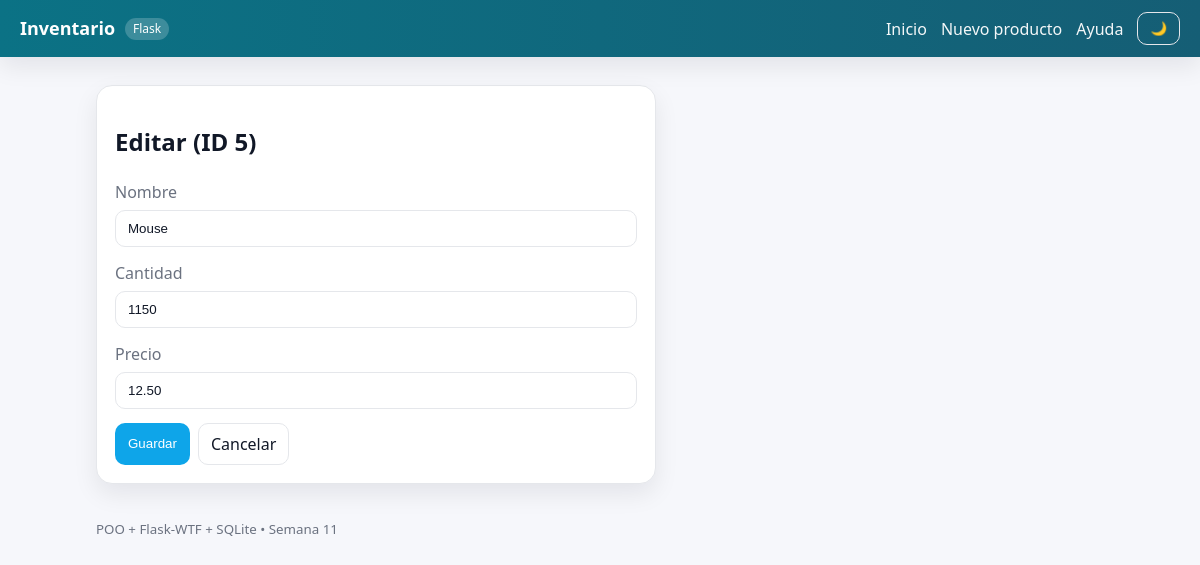
Page /editar/5/ on the committed database.
### tables this page shows
CREATE TABLE productos (
                id INTEGER PRIMARY KEY AUTOINCREMENT,
                nombre TEXT NOT NULL,
                cantidad INTEGER NOT NULL CHECK(cantidad >= 0),
                precio REAL NOT NULL CHECK(precio >= 0)
            );

### app.py (the view, shortened to what this page needs)
@app.route("/editar/<int:pid>/", methods=["GET","POST"])
def editar(pid: int):
    with get_conn() as conn:
        row = conn.execute("SELECT * FROM productos WHERE id=?", (pid,)).fetchone()
    if row is None:
        flash("Producto no encontrado.", "warning")
        return redirect(url_for("home"))
    form = ProductoForm()
    if request.method == "GET":
        form.nombre.data = row["nombre"]; form.cantidad.data = row["cantidad"]; form.precio.data = row["precio"]
    return render_template("product_form.html", form=form, titulo=f"Editar (ID {pid})")

### app.py
class ProductoForm(FlaskForm):
    nombre   = StringField("Nombre", validators=[DataRequired(), Length(min=2, max=50)])
    cantidad = IntegerField("Cantidad", validators=[DataRequired(), NumberRange(min=0)])
    precio   = DecimalField("Precio", places=2, validators=[DataRequired(), NumberRange(min=0)])
    enviar   = SubmitField("Guardar")

### app.py (called while the page is built)
def get_conn():
    conn = sqlite3.connect(DB_PATH)
    conn.row_factory = sqlite3.Row
    return conn

### templates/product_form.html (shortened to what this page needs)
{% extends "base.html" %}
{% block content %}
<section class="card card--form">
  <h2>{{ titulo or "Producto" }}</h2>
  <form method="post" class="form">
    <div class="field">
      <label>Nombre</label>
      {{ form.nombre(class_="input") }}
    </div>
    <div class="field">
      <label>Cantidad</label>
      {{ form.cantidad(class_="input") }}
    </div>
    <div class="field">
      <label>Precio</label>
      {{ form.precio(class_="input") }}
    </div>
    <div class="actions">
      {{ form.enviar(class_="btn btn-primary") }}
      <a class="btn btn-ghost" href="{{ url_for('home') }}">Cancelar</a>
    </div>
  </form>
</section>
{% endblock %}

### static/styles.css (style rules this page uses)
:root { --bg: #0b0e14; --surface: #111827; --text: #e5e7eb; --muted: #9ca3af; --primary: #22c55e; --primary-contrast: #0a0f0a; --danger: #ef4444; --border: #1f2937; --shadow: 0 10px 24px rgba(0,0,0,.25); }
html[data-theme="light"] { --bg:#f6f7fb; --surface:#ffffff; --text:#111827; --muted:#6b7280; --primary:#0ea5e9; --primary-contrast:#06202b; --danger:#e11d48; --border:#e5e7eb; --shadow: 0 10px 24px rgba(2,6,23,.08); }
* { box-sizing:border-box }
body { margin:0; font: 16px/1.5 system-ui, -apple-system, Segoe UI, Roboto, Arial, sans-serif; background:var(--bg); color:var(--text); }
.card { background:var(--surface); border:1px solid var(--border); border-radius:16px; padding:18px 18px; box-shadow:var(--shadow); margin-bottom:18px; }
.card--form { max-width:560px; }
.input { width:100%; padding:10px 12px; border-radius:10px; background:transparent; color:var(--text); border:1px solid var(--border); outline:none; }
.btn { display:inline-flex; align-items:center; justify-content:center; padding:8px 12px; border-radius:10px; border:1px solid var(--border); color:var(--text); background:transparent; cursor:pointer; text-decoration:none; transition: all .15s ease; }
.btn-primary { background:var(--primary); color:white; border-color:transparent }
.btn-ghost { background:transparent; color:var(--text) }
.actions { display:flex; gap:8px }
.form { display:grid; gap:14px }
.field label { display:block; margin-bottom:6px; color:var(--muted) }

### rows in the picture
productos: nombre "Mouse", cantidad "1150", precio "12.50"

### other values in the picture
{{ titulo or "Producto" }} "Editar (ID 5)"
